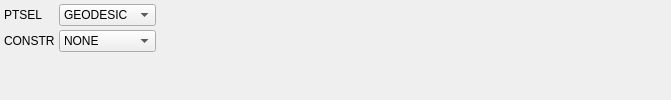
     <widget class="QWidget" name="PDCTab">
      <attribute name="title">
       <string>$PDC</string>
      </attribute>
      <layout class="QHBoxLayout" name="horizontalLayout_7">
       <property name="spacing">
        <number>4</number>
       </property>
       <property name="leftMargin">
        <number>4</number>
       </property>
       <property name="topMargin">
        <number>4</number>
       </property>
       <property name="rightMargin">
        <number>4</number>
       </property>
       <property name="bottomMargin">
        <number>4</number>
       </property>
       <item>
        <layout class="QFormLayout" name="formLayout_9">
         <item row="0" column="0">
          <widget class="QLabel" name="label_41">
           <property name="sizePolicy">
            <sizepolicy hsizetype="Minimum" vsizetype="Preferred">
             <horstretch>0</horstretch>
             <verstretch>0</verstretch>
            </sizepolicy>
           </property>
           <property name="text">
            <string>PTSEL</string>
           </property>
          </widget>
         </item>
         <item row="0" column="1">
          <widget class="QComboBox" name="PDCPTSELCombo">
           <item>
            <property name="text">
             <string>GEODESIC</string>
            </property>
           </item>
           <item>
            <property name="text">
             <string>CONNOLLY</string>
            </property>
           </item>
           <item>
            <property name="text">
             <string>CHELPG</string>
            </property>
           </item>
          </widget>
         </item>
         <item row="1" column="0">
          <widget class="QLabel" name="label_42">
           <property name="sizePolicy">
            <sizepolicy hsizetype="Minimum" vsizetype="Preferred">
             <horstretch>0</horstretch>
             <verstretch>0</verstretch>
            </sizepolicy>
           </property>
           <property name="text">
            <string>CONSTR</string>
           </property>
          </widget>
         </item>
         <item row="1" column="1">
          <widget class="QComboBox" name="PDCCONSTRCombo">
           <item>
            <property name="text">
             <string>NONE</string>
            </property>
           </item>
           <item>
            <property name="text">
             <string>CHARGE</string>
            </property>
           </item>
           <item>
            <property name="text">
             <string>DIPOLE</string>
            </property>
           </item>
           <item>
            <property name="text">
             <string>QUPOLE</string>
            </property>
           </item>
          </widget>
         </item>
        </layout>
       </item>
       <item>
        <spacer name="horizontalSpacer_6">
         <property name="orientation">
          <enum>Qt::Horizontal</enum>
         </property>
         <property name="sizeHint" stdset="0">
          <size>
           <width>511</width>
           <height>20</height>
          </size>
         </property>
        </spacer>
       </item>
      </layout>
     </widget>
